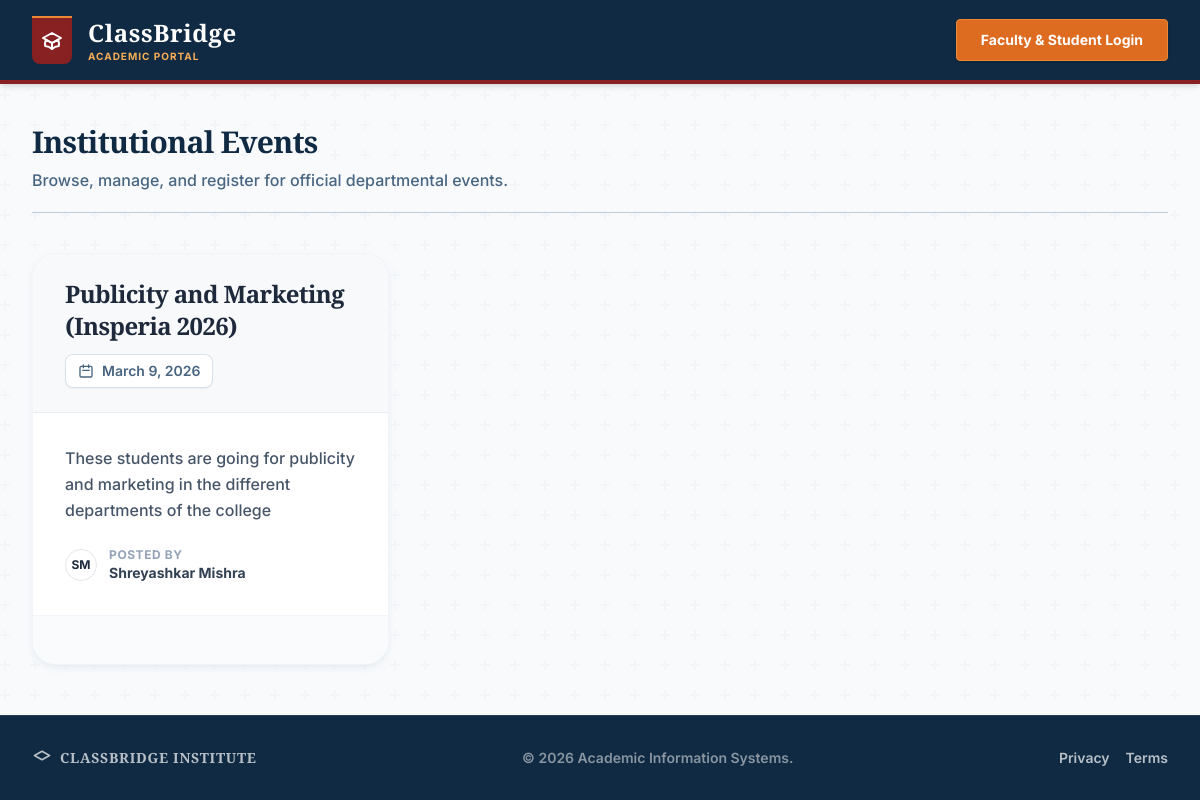
Page /events/ on the earlier database version.
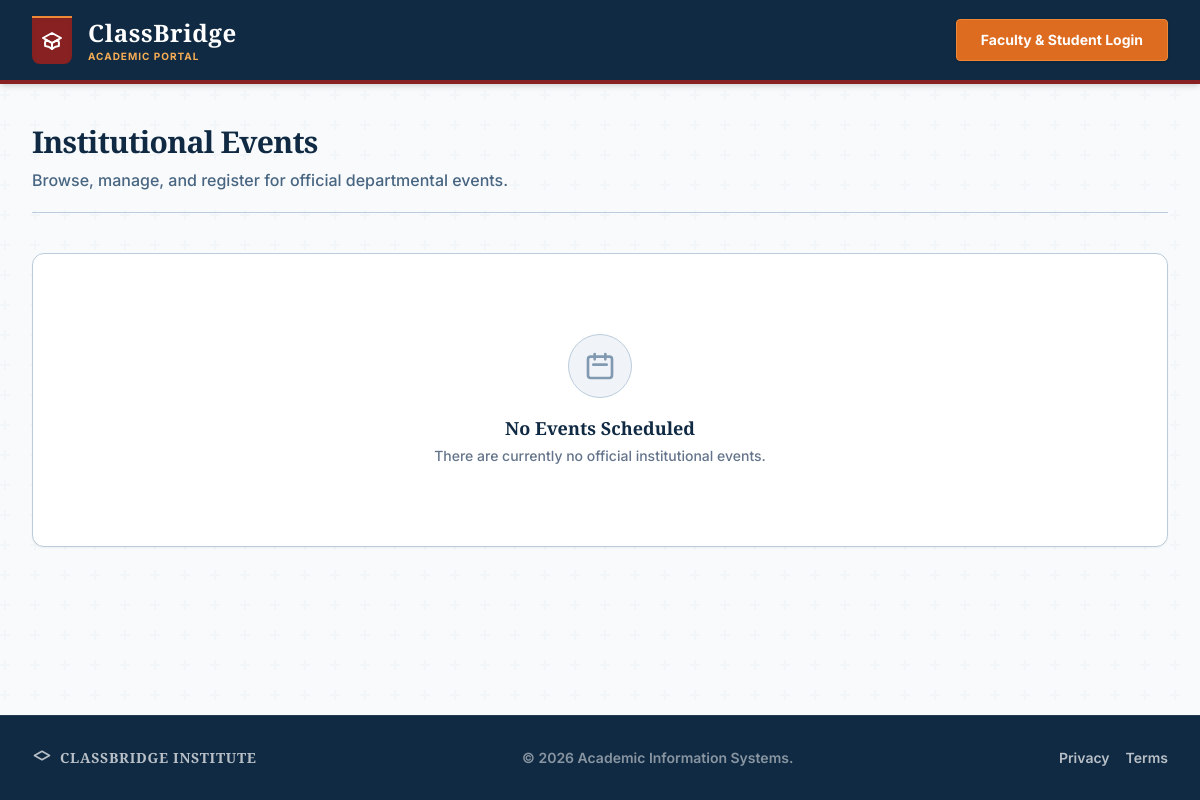
Same page on the later database version.
### core/models.py (models this page shows, shortened)
class Event(models.Model):
    title = models.CharField(max_length=100)
    description = models.TextField()
    date = models.DateField()
    created_by = models.ForeignKey(Coordinator, on_delete=models.CASCADE)

class Coordinator(models.Model):
    user = models.OneToOneField(CustomUser,on_delete=models.CASCADE,
    related_name='coordinator_profile')
    assigned_batch = models.CharField(max_length=50)

class CustomUser(AbstractUser):
    USER_TYPE_CHOICES = (
        ('student','Student'),
        ('faculty','Faculty'),
        ('coordinator','Coordinator')
    )
    user_type = models.CharField(max_length=20,choices=USER_TYPE_CHOICES,default='student')

### core/views.py (the view)
# urls.py: path('events/', views.event_list, name='event_list'),
def event_list(request):
    all_events = Event.objects.all().order_by('date')
    participated_event_ids = []
    if request.user.is_authenticated and request.user.user_type == 'student':
        participated_event_ids = EventParticipation.objects.filter(
            student=request.user.student_profile
        ).values_list('event_id', flat=True)
    context = {
        'events': all_events,
        'participated_event_ids': participated_event_ids
    }
    return render(request, 'event_list.html', context)

### templates/event_list.html (shortened to what this page needs)
{% extends 'base.html' %}
{% block content %}
<div class="mb-10 pb-5 border-b border-navy-200">
    <div class="md:flex md:items-center md:justify-between">
        <div class="flex-1 min-w-0">
            <h2 class="text-3xl font-serif font-bold text-navy-900 tracking-tight sm:truncate">Institutional Events</h2>
            <p class="text-navy-600 mt-2 text-base font-medium">Browse, manage, and register for official departmental events.</p>
        </div>
    </div>
</div>
{% if events %}
<div class="grid gap-8 md:grid-cols-2 lg:grid-cols-3 animate-fade-in-down" style="animation-delay: 0.1s;">
    {% for event in events %}
    <div class="relative bg-white rounded-3xl shadow-md shadow-slate-200/50 border border-slate-100 overflow-hidden hover:shadow-2xl hover:shadow-indigo-200/50 transition-all duration-300 transform hover:-translate-y-1 flex flex-col group">
        <div class="bg-navy-50/50 px-8 py-6 border-b border-navy-100/50 relative z-10">
            <h2 class="text-2xl font-serif font-bold text-navy-950 tracking-tight">{{ event.title }}</h2>
            <div class="flex items-center gap-2 mt-3 text-sm font-semibold text-navy-600 bg-white inline-flex px-3 py-1.5 rounded-lg shadow-sm border border-navy-100"><svg class="w-4 h-4" fill="none" stroke="currentColor" viewBox="0 0 24 24"><path stroke-linecap="round" stroke-linejoin="round" stroke-width="2" d="M8 7V3m8 4V3m-9 8h10M5 21h14a2 2 0 002-2V7a2 2 0 00-2-2H5a2 2 0 00-2 2v12a2 2 0 002 2z"></path></svg>{{ event.date }}</div>
        </div>
        <div class="p-8 flex-grow relative z-10">
            <p class="text-slate-600 mb-6 leading-relaxed font-medium">{{ event.description }}</p>
            <div class="flex items-center gap-3 mt-auto">
                <div class="w-8 h-8 rounded-full bg-gold-100 flex items-center justify-center text-gold-700 font-bold text-xs border border-gold-200">{{ event.created_by.user.first_name|first }}{{ event.created_by.user.last_name|first }}</div>
                <div>
                    <p class="text-xs text-slate-400 font-bold uppercase tracking-wider">Posted By</p>
                    <p class="text-sm text-slate-700 font-bold">{{ event.created_by.user.first_name }} {{ event.created_by.user.last_name }}</p>
                </div>
            </div>
        </div>
        <div class="px-8 py-6 bg-slate-50/80 border-t border-slate-100 mt-auto relative z-10 backdrop-blur-sm">
        </div>
    </div>
    {% endfor %}
</div>
{% else %}
<div class="col-span-full py-20 px-6 text-center bg-white rounded-xl shadow-sm border border-navy-200">
    <div class="mx-auto w-16 h-16 bg-navy-50 rounded-full flex items-center justify-center mb-4 border border-navy-200"><svg class="w-8 h-8 text-navy-400" fill="none" stroke="currentColor" viewBox="0 0 24 24"><path stroke-linecap="round" stroke-linejoin="round" stroke-width="2" d="M8 7V3m8 4V3m-9 8h10M5 21h14a2 2 0 002-2V7a2 2 0 00-2-2H5a2 2 0 00-2 2v12a2 2 0 002 2z"></path></svg></div>
    <h3 class="mt-2 text-lg font-serif font-bold text-navy-900">No Events Scheduled</h3>
    <p class="mt-1 text-sm text-slate-500 font-medium">There are currently no official institutional events.</p>
</div>
{% endif %}
{% endblock %}

Differences in the rows shown:
removed Event: title "Publicity and Marketing (Insperia 2026)", date "March 9, 2026", description "These students are going for publicity and marketing in the different departments of the college", created_by.user.first_name|first "S", created_by.user.last_name|first "M", created_by.user.first_name "Shreyashkar", created_by.user.last_name "Mishra"
Other differences:
text now shown: "No Events Scheduled There are currently no official institutional events."
